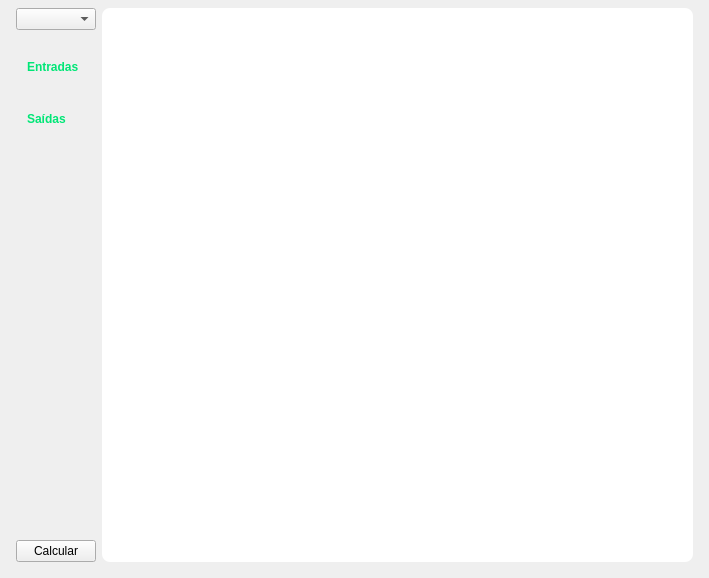
<?xml version="1.0" encoding="UTF-8"?>
<ui version="4.0">
 <class>MainWindow</class>
 <widget class="QMainWindow" name="MainWindow">
  <property name="geometry">
   <rect>
    <x>0</x>
    <y>0</y>
    <width>709</width>
    <height>578</height>
   </rect>
  </property>
  <property name="windowTitle">
   <string>Circuitos amplificadores</string>
  </property>
  <property name="styleSheet">
   <string notr="true"/>
  </property>
  <widget class="QWidget" name="centralwidget">
   <layout class="QVBoxLayout" name="verticalLayout">
    <property name="leftMargin">
     <number>16</number>
    </property>
    <property name="topMargin">
     <number>8</number>
    </property>
    <property name="rightMargin">
     <number>16</number>
    </property>
    <property name="bottomMargin">
     <number>16</number>
    </property>
    <item>
     <layout class="QGridLayout" name="gridLayout">
      <item row="4" column="0">
       <layout class="QVBoxLayout" name="verticalLayout_2">
        <item>
         <layout class="QVBoxLayout" name="input_layout"/>
        </item>
        <item>
         <widget class="QLabel" name="output_label">
          <property name="sizePolicy">
           <sizepolicy hsizetype="Preferred" vsizetype="Fixed">
            <horstretch>0</horstretch>
            <verstretch>0</verstretch>
           </sizepolicy>
          </property>
          <property name="styleSheet">
           <string notr="true">margin-top: 16px;
padding: 8px;
font-weight: bold;
color: #00e676;</string>
          </property>
          <property name="text">
           <string>Saídas</string>
          </property>
          <property name="alignment">
           <set>Qt::AlignLeading|Qt::AlignLeft|Qt::AlignVCenter</set>
          </property>
         </widget>
        </item>
        <item>
         <layout class="QVBoxLayout" name="output_layout"/>
        </item>
        <item>
         <widget class="QWidget" name="widget" native="true"/>
        </item>
       </layout>
      </item>
      <item row="2" column="1" rowspan="4">
       <widget class="QWidget" name="graphics_widget" native="true">
        <property name="sizePolicy">
         <sizepolicy hsizetype="Expanding" vsizetype="Expanding">
          <horstretch>0</horstretch>
          <verstretch>0</verstretch>
         </sizepolicy>
        </property>
        <property name="layoutDirection">
         <enum>Qt::LeftToRight</enum>
        </property>
        <property name="styleSheet">
         <string notr="true">background-color: white;
border-radius: 8px;</string>
        </property>
       </widget>
      </item>
      <item row="5" column="0">
       <widget class="QPushButton" name="calculate_push_button">
        <property name="cursor">
         <cursorShape>PointingHandCursor</cursorShape>
        </property>
        <property name="text">
         <string>Calcular</string>
        </property>
       </widget>
      </item>
      <item row="2" column="0">
       <widget class="QComboBox" name="amplifier_polarizations_combo_box"/>
      </item>
      <item row="3" column="0">
       <widget class="QLabel" name="input_label">
        <property name="sizePolicy">
         <sizepolicy hsizetype="Preferred" vsizetype="Fixed">
          <horstretch>0</horstretch>
          <verstretch>0</verstretch>
         </sizepolicy>
        </property>
        <property name="styleSheet">
         <string notr="true">margin-top: 16px;
padding: 8px;
font-weight: bold;
color: #00e676;</string>
        </property>
        <property name="text">
         <string>Entradas</string>
        </property>
        <property name="alignment">
         <set>Qt::AlignLeading|Qt::AlignLeft|Qt::AlignVCenter</set>
        </property>
       </widget>
      </item>
     </layout>
    </item>
   </layout>
  </widget>
  <action name="actionSair">
   <property name="text">
    <string>Sair</string>
   </property>
  </action>
  <action name="action_about">
   <property name="text">
    <string>Sobre</string>
   </property>
  </action>
  <action name="actionVerificar_se_h_atualiza_es">
   <property name="text">
    <string>Verificar se há atualizações</string>
   </property>
  </action>
  <action name="action_quit">
   <property name="text">
    <string>Sair</string>
   </property>
  </action>
  <action name="action_settings">
   <property name="text">
    <string>Configurações</string>
   </property>
  </action>
  <action name="action_export_history">
   <property name="text">
    <string>Exportar histórico</string>
   </property>
  </action>
  <action name="action_advanced_search">
   <property name="text">
    <string>Pesquisa avançada</string>
   </property>
  </action>
  <action name="action_install_version">
   <property name="text">
    <string>Instalar versão</string>
   </property>
  </action>
 </widget>
 <resources/>
 <connections/>
</ui>
